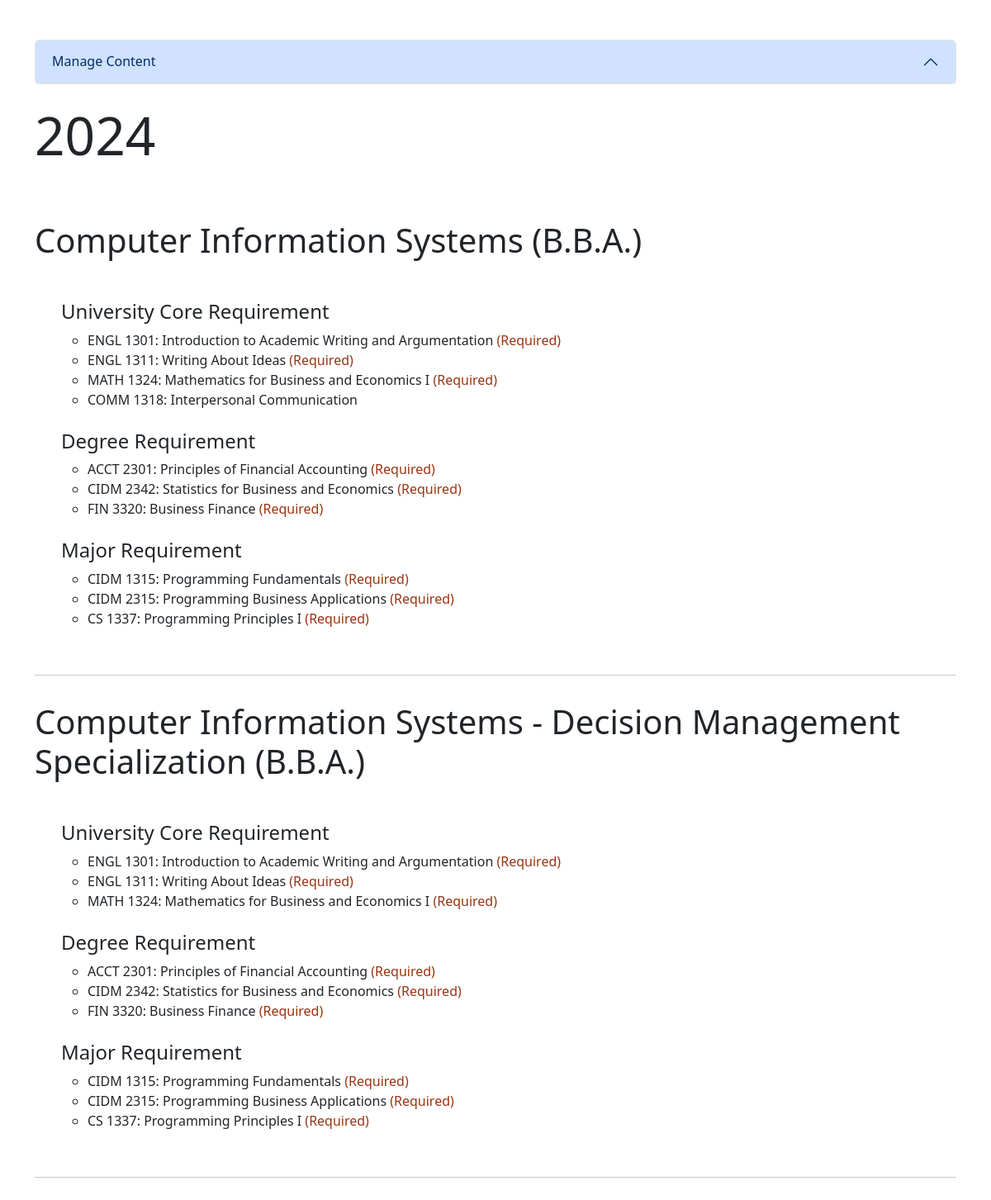
The page / on the database its author committed.
### data/models.py (models this page shows, shortened)
class Degree(models.Model):
    degree_name = models.CharField(max_length=100, help_text="The name of the Degree.")
    degree_description = models.CharField(
        blank=True,
        null=True,
        max_length=200,
        help_text="The description of the Degree.",
    )
    degree_website = models.URLField(
        blank=True, null=True, help_text="The website of the Degree."
    )
    online_degree = models.BooleanField(default=False)
    total_hours = models.IntegerField()
    department = models.ForeignKey(Department, on_delete=models.CASCADE)
    def __str__(self) -> str:
        return self.degree_name

class DegreeCourse(models.Model):
    fiscal_year = models.IntegerField()
    degree = models.ForeignKey(Degree, on_delete=models.CASCADE)
    course = models.ForeignKey(Course, on_delete=models.CASCADE)
    is_optional = models.BooleanField(default=False)
    is_core = models.BooleanField()
    is_degree = models.BooleanField()
    is_major = models.BooleanField()

class Course(models.Model):
    course_number = models.CharField(
        max_length=100, help_text="The number of the Course."
    )
    course_name = models.CharField(max_length=100, help_text="The name of the Course.")
    course_description = models.CharField(
        blank=True,
        null=True,
        max_length=200,
        help_text="The description of the Course.",
    )
    total_hours = models.IntegerField()

### data/views.py (the view)
# urls.py: path('', views.index),
def index(request):
    degreecourses = (
        DegreeCourse.objects.select_related("degree").select_related("course").all()
    )
    return render(request, "index.html", {"items": degreecourses})

### data/templates/index.html (shortened to what this page needs)
{% extends 'base.html' %}
{% block content %}
<div class="accordion mb-4" id="accordionExample">
        <div class="accordion-item">
                <h2 class="accordion-header">
                        <button class="accordion-button" type="button" data-bs-toggle="collapse"
                                data-bs-target="#collapseOne" aria-expanded="true" aria-controls="collapseOne">
                                Manage Content
                        </button>
                </h2>
        </div>
</div>
{% regroup items by fiscal_year as year_list %}
{% for year in year_list %}
<h3 class="display-3 mb-5">{{ year.grouper }}</h3>
{% regroup items by degree as degree_list %}
{% for degree in degree_list %}
<div class="degree py-3">
        <h4 class="display-6 mb-5">{{ degree.grouper }}</h4>
        <ul class="mb-4">
                {% regroup degree.list by is_core as core_list %}
                <h4>University Core Requirement</h4>
                {% for core in core_list %}
                <li class="{% if core.grouper == True %}show{% else %}hide{% endif %}">
                        <ul>
                                {% for course in core.list %}
                                <li>{{ course.course.course_number }}: {{ course.course.course_name }}
                                        <span class="requiredClass">{{ course.is_optional|yesno:",(Required)" }}</span>
                                </li>
                                {% endfor %}
                        </ul>
                </li>
                {% endfor %}
        </ul>
        <ul class="mb-4">
                {% regroup degree.list by is_degree as deg_list %}
                <h4>Degree Requirement</h4>
                {% for deg in deg_list %}
                <li class="{% if deg.grouper == True %}show{% else %}hide{% endif %}">
                        <ul>
                                {% for course in deg.list %}
                                <li>{{ course.course.course_number }}: {{ course.course.course_name }}
                                        <span class="requiredClass">{{ course.is_optional|yesno:",(Required)" }}</span>
                                </li>
                                {% endfor %}
                        </ul>
                </li>
                {% endfor %}
        </ul>
        <ul class="mb-4">
                {% regroup degree.list by is_major as major_list %}
                <h4>Major Requirement</h4>
                {% for major in major_list %}
                <li class="{% if major.grouper == True %}show{% else %}hide{% endif %}">
                        <ul>
                                {% for course in major.list %}
                                <li>{{ course.course.course_number }}: {{ course.course.course_name }}
                                        <span class="requiredClass">{{ course.is_optional|yesno:",(Required)" }}</span>
                                </li>
                                {% endfor %}
                        </ul>
                </li>
                {% endfor %}
        </ul>
</div>
<hr>
{% endfor %}
{% endfor %}
{% endblock %}

### data/templates/base.html (shortened to what this page needs)
<!doctype html>
<html lang="en">
<head>
    <link href="https://cdn.jsdelivr.net/npm/bootstrap@5.3.2/dist/css/bootstrap.min.css" rel="stylesheet"
>
</head>
<body>
    <div class="container py-5" id="container">
        {% block content %}
        {% endblock %}
    </div>
</body>
</html>

### data/templates/base.html (style rules this page uses)
#container { min-height: 100vh; position: relative; }
.show { display: block; }
.requiredClass { color: rgb(154 52 18); }

### rows shown on the page
Degree: grouper "Computer Information Systems (B.B.A.)"
DegreeCourse: course.course_number "ENGL 1301", course.course_name "Introduction to Academic Writing and Argumentation", is_optional "(Required)"
DegreeCourse: course.course_number "ENGL 1311", course.course_name "Writing About Ideas", is_optional "(Required)"
DegreeCourse: course.course_number "MATH 1324", course.course_name "Mathematics for Business and Economics I", is_optional "(Required)"
DegreeCourse: course.course_number "COMM 1318", course.course_name "Interpersonal Communication"
DegreeCourse: course.course_number "ACCT 2301", course.course_name "Principles of Financial Accounting", is_optional "(Required)"
DegreeCourse: course.course_number "CIDM 2342", course.course_name "Statistics for Business and Economics", is_optional "(Required)"
DegreeCourse: course.course_number "FIN 3320", course.course_name "Business Finance", is_optional "(Required)"
DegreeCourse: course.course_number "CIDM 1315", course.course_name "Programming Fundamentals", is_optional "(Required)"
DegreeCourse: course.course_number "CIDM 2315", course.course_name "Programming Business Applications", is_optional "(Required)"
DegreeCourse: course.course_number "CS 1337", course.course_name "Programming Principles I", is_optional "(Required)"
Degree: grouper "Computer Information Systems - Decision Management Specialization (B.B.A.)"
DegreeCourse: course.course_number "ENGL 1301", course.course_name "Introduction to Academic Writing and Argumentation", is_optional "(Required)"
DegreeCourse: course.course_number "ENGL 1311", course.course_name "Writing About Ideas", is_optional "(Required)"
DegreeCourse: course.course_number "MATH 1324", course.course_name "Mathematics for Business and Economics I", is_optional "(Required)"
DegreeCourse: course.course_number "ACCT 2301", course.course_name "Principles of Financial Accounting", is_optional "(Required)"
DegreeCourse: course.course_number "CIDM 2342", course.course_name "Statistics for Business and Economics", is_optional "(Required)"
DegreeCourse: course.course_number "FIN 3320", course.course_name "Business Finance", is_optional "(Required)"
DegreeCourse: course.course_number "CIDM 1315", course.course_name "Programming Fundamentals", is_optional "(Required)"
DegreeCourse: course.course_number "CIDM 2315", course.course_name "Programming Business Applications", is_optional "(Required)"
DegreeCourse: course.course_number "CS 1337", course.course_name "Programming Principles I", is_optional "(Required)"

### other values the page prints
{{ year.grouper }} "2024"
